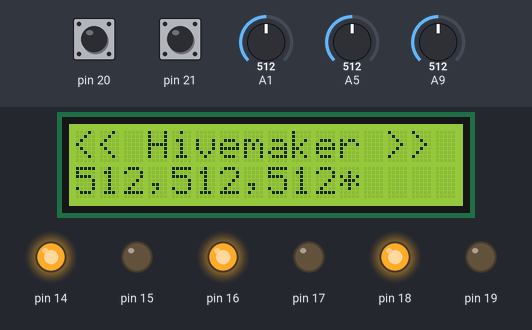
Bench run of a sketch on a simulated Arduino Mega 2560, built with avr-gcc and run on an emulated ATmega2560. On the bench: 16×2 character LCD, output pins drawn as LEDs (lit = HIGH). The inputs (shaded band) are chosen by the test bench; at power-on: A1 = 512, A5 = 512, A9 = 512, pin 20 HIGH, pin 21 HIGH. What the sketch prints to the serial monitor is not drawn.

Above: at 1.2 s.
1.3 s: A1 set to 914
At 2.5 s:
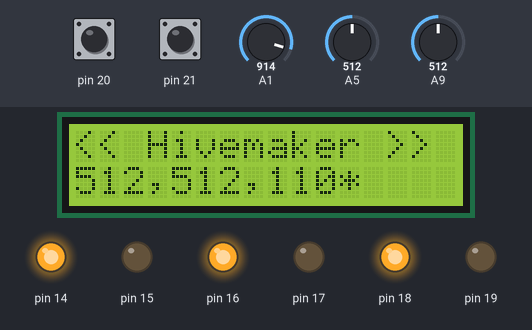
2.8 s: A1 set to 936
At 3.8 s:
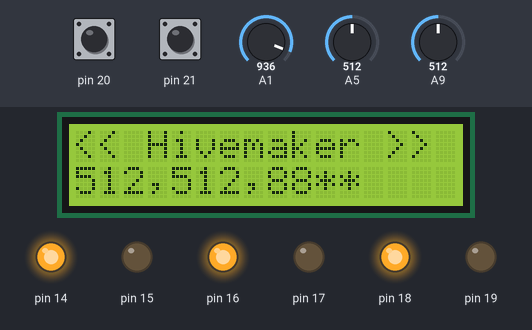
4.3 s: A5 set to 110
At 4.9 s:
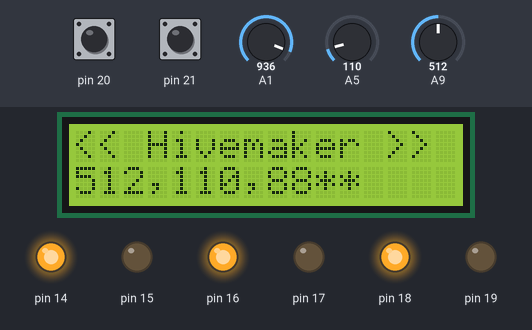
5.8 s: A5 set to 92
At 7.0 s:
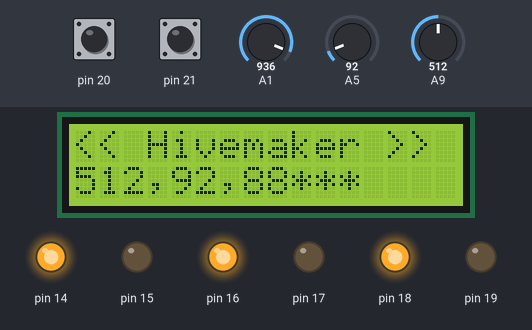
7.3 s: A9 set to 909
At 8.4 s:
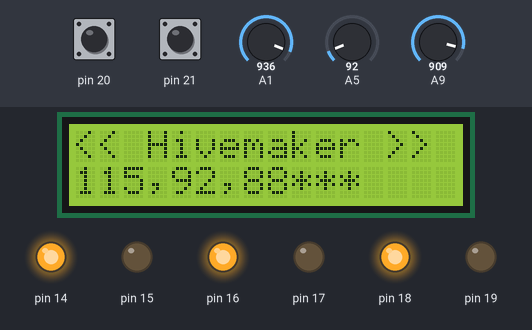
8.8 s: A9 set to 942
At 9.5 s:
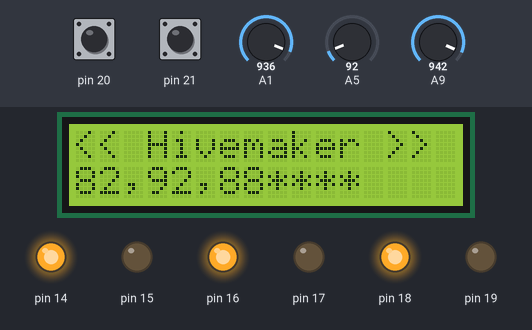
Timing chart, 0 to 11.3 s (numbered marks = the images above; inputs shaded):
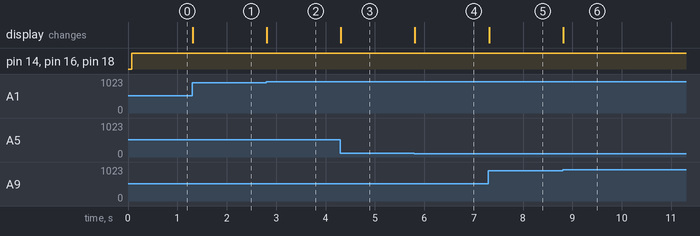

Measured:
- the behaviour switches between 924 and 925 on A1 (found by bisection; images 1 and 2)
- the behaviour switches between 100 and 99 on A5 (found by bisection; images 3 and 4)
- the behaviour switches between 924 and 925 on A9 (found by bisection; images 5 and 6)
- after the input at 1.3 s, the display: changes at once (image 1)
- after the input at 2.8 s, the display: changes at once (image 2)
- after the input at 4.3 s, the display: changes at once (image 3)
- after the input at 5.8 s, the display: changes at once (image 4)
- after the input at 7.3 s, the display: changes at once (image 5)
- after the input at 8.8 s, the display: changes at once (image 6)

The sketch:

controllerTest.ino
```cpp
/*
 * Requires Francisco Malpartida's LCD library: https://bitbucket.org/fmalpartida/new-liquidcrystal/downloads/
 * (Download the zip file, then Sketch -> Include Library -> Add .ZIP Library)
 *
 */

#include <Arduino.h>
#include <Wire.h>
#include <LCD.h>
#include <LiquidCrystal_I2C.h>

// Rotary encoder stuff
volatile int lastEncoded = 0;
volatile long encoderValue = 0;
long lastencoderValue = 0;
int lastMSB = 0;
int lastLSB = 0;

// LCD Disply Stuff
#define I2C_ADDR    0x27 // <<----- Add your address here.  Find it from I2C Scanner
#define BACKLIGHT_PIN     3
#define En_pin  2
#define Rw_pin  1
#define Rs_pin  0
#define D4_pin  4
#define D5_pin  5
#define D6_pin  6
#define D7_pin  7
LiquidCrystal_I2C  lcd(I2C_ADDR,En_pin,Rw_pin,Rs_pin,D4_pin,D5_pin,D6_pin,D7_pin);

// Stuff for analogue pots
int prevVals[3];
int minPotVar = 3;
String prevMsg = "";

void setup() {
  // LCD screen setup
  lcd.begin (16,2);
  lcd.setBacklightPin(BACKLIGHT_PIN,POSITIVE);
  lcd.setBacklight(HIGH);
  lcd.home (); // go home
  lcd.print("<< Hivemaker >>");

  // Rotary encoder setup
  digitalWrite(20, HIGH);
  digitalWrite(21, HIGH);

  // Analogue pot setup
  prevVals[0] = -99;
  prevVals[1] = -99;
  prevVals[2] = -99;
  pinMode(14, OUTPUT);
  pinMode(15, OUTPUT);
  pinMode(16, OUTPUT);
  pinMode(17, OUTPUT);
  pinMode(18, OUTPUT);
  pinMode(19, OUTPUT);

  Serial.begin(9600);
}

void loop() {
  digitalWrite(14, HIGH);
  digitalWrite(15, LOW);
  digitalWrite(16, HIGH);
  digitalWrite(17, LOW);
  digitalWrite(18, HIGH);
  digitalWrite(19, LOW);
  int val1 = 1024 - analogRead(A9); // Correct for stupid backwards wiring
  int val2 = analogRead(A5);
  int val3 = 1024 - analogRead(A1); // Correct for stupid backwards wiring
  if(abs(prevVals[0]  - val1) > minPotVar){
    prevVals[0] = val1;
  }
  if(abs(prevVals[1]  - val2) > minPotVar){
    prevVals[1] = val2;
  }
  if(abs(prevVals[2]  - val3) > minPotVar){
    prevVals[2] = val3;
  }
  String msg = String(prevVals[0]) + "," + String(prevVals[1]) + "," + String(prevVals[2]) + "*";
  if(msg != prevMsg){
    Serial.print(msg);
    prevMsg = msg;
    //Serial.print("\n");
   lcd.setCursor (0,1);
   lcd.print(msg);
  }


  int MSB = digitalRead(20); //MSB = most significant bit
  int LSB = digitalRead(21); //LSB = least significant bit

  int encoded = (MSB << 1) |LSB; //converting the 2 pin value to single number
  int sum = (lastEncoded << 2) | encoded; //adding it to the previous encoded value
  if(sum == 0b1101 || sum == 0b0100 || sum == 0b0010 || sum == 0b1011) encoderValue ++;
  if(sum == 0b1110 || sum == 0b0111 || sum == 0b0001 || sum == 0b1000) encoderValue --;
  if(encoded != lastEncoded){
    Serial.println(encoderValue);
  }
  lastEncoded = encoded;

}
```
